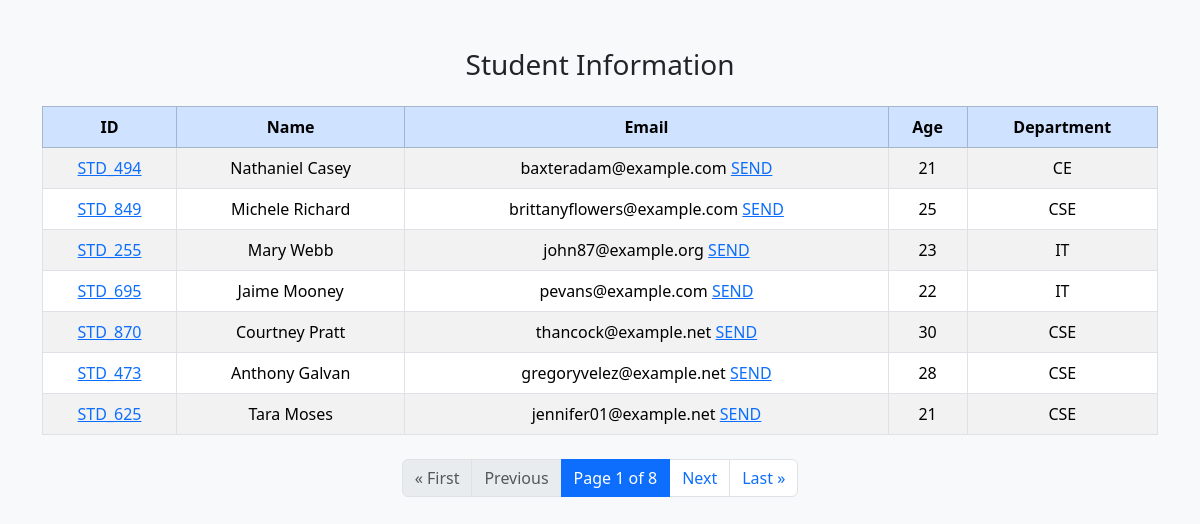
Before: / with the older database file.
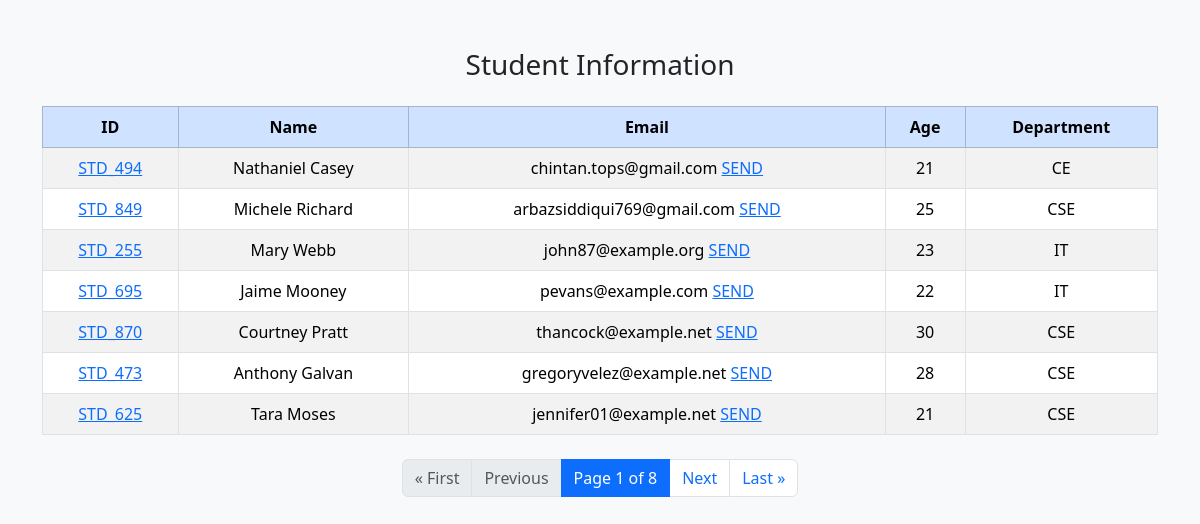
After: the same page with the newer database file.
### myapp/models.py (models this page shows)
class Student(models.Model):
    dept = models.ForeignKey(Dept,on_delete=models.CASCADE)
    student_id = models.OneToOneField(StudentId,on_delete=models.CASCADE)
    name  = models.CharField(max_length=20)
    email = models.CharField(max_length=50)
    age = models.IntegerField()

class StudentId(models.Model):
    st_id = models.CharField(max_length=10)

class Dept(models.Model):
    name = models.CharField(max_length=20)

### myapp/views.py (the view)
# urls.py: path("",index,name="index"),
def index(request):
    students = Student.objects.all()
    paginator = Paginator(students, 7)
    page_number = request.GET.get("page")
    page_obj = paginator.get_page(page_number)
    return render(request,"index.html",{"students":page_obj})

### myapp/templates/index.html (shortened to what this page needs)
<!DOCTYPE html>
<html lang="en">
<head>
    <link href="https://cdn.jsdelivr.net/npm/bootstrap@5.3.3/dist/css/bootstrap.min.css" rel="stylesheet">
</head>
<body class="bg-light">
    <div class="container mt-5">
        <h3 class="text-center mb-4">Student Information</h3>
        <div class="table-responsive">
            <table class="table table-bordered table-striped table-hover text-center">
                <thead class="table-primary">
                    <tr>
                        <th>ID</th>
                        <th>Name</th>
                        <th>Email</th>
                        <th>Age</th>
                        <th>Department</th>
                    </tr>
                </thead>
                <tbody>
                    {%for student in students%}
                    <tr>
                        <td>
                            <a href="{%url 'reportcard'%}?stid={{student.id}}&action=card">
                                {{student.student_id.st_id}}
                            </a>
                        </td>
                        <td>{{student.name}}</td>
                        <td>{{student.email}} <a href="{%url 'reportcard'%}?stid={{student.id}}&action=send">
                                SEND
                            </a></a></td>
                        <td>{{student.age}}</td>
                        <td>{{student.dept.name}}</td>
                    </tr>
                    {%endfor%}
                </tbody>
            </table>
            <div class="d-flex justify-content-center mt-4">
                <nav>
                    <ul class="pagination">
                        {% if students.has_previous %}
                        <li class="page-item">
                            <a class="page-link" href="?page=1">« First</a>
                        </li>
                        <li class="page-item">
                            <a class="page-link" href="?page={{ students.previous_page_number }}">Previous</a>
                        </li>
                        {% else %}
                        <li class="page-item disabled">
                            <a class="page-link">« First</a>
                        </li>
                        <li class="page-item disabled">
                            <a class="page-link">Previous</a>
                        </li>
                        {% endif %}
                        <li class="page-item active">
                            <a class="page-link">
                                Page {{ students.number }} of {{ students.paginator.num_pages }}
                            </a>
                        </li>
                        {% if students.has_next %}
                        <li class="page-item">
                            <a class="page-link" href="?page={{ students.next_page_number }}">Next</a>
                        </li>
                        <li class="page-item">
                            <a class="page-link" href="?page={{ students.paginator.num_pages }}">Last »</a>
                        </li>
                        {% endif %}
                    </ul>
                </nav>
            </div>
        </div>
    </div>
</body>
</html>

Changed rows visible on the page:
changed Student "Nathaniel Casey": email "baxteradam@example.com" → "chintan.tops@gmail.com"
changed Student "Michele Richard": email "brittanyflowers@example.com" → "arbazsiddiqui769@gmail.com"
